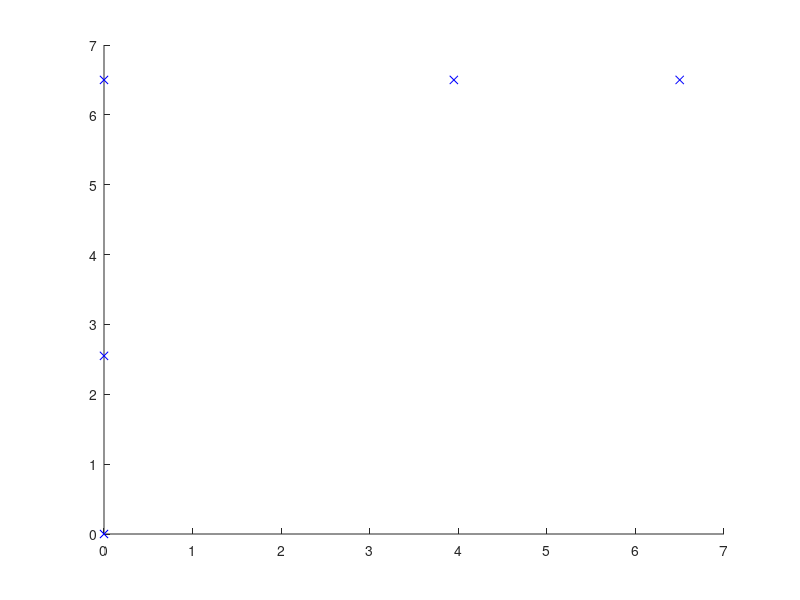

Here is the MATLAB script that generated this plot: (Note: this script raises an error after producing the figure.)
%% ME C231A Project: Urban Driving
% Main execution file
% Group

%% Dimensions (all sizes in meters)
lane_width = 3;

car_width = 1.85;
car_length = 4.9;

turn_radius = 5.56;

%% Path generation
% points for a right hand turn
travel = 5;
waypoints = [[0; 0], [0; travel - car_length/2], [0; travel + lane_width/2], [lane_width/2 + car_length/2; travel + lane_width/2], [lane_width/2 + travel; travel + lane_width/2]];

lane_lower = [[0 + lane_width/2; 0], [0 + lane_width/2; travel], [0 + lane_width/2; travel], [lane_width/2; travel], [lane_width/2 + travel; travel]];
lane_upper = [[0 - lane_width/2; 0], [0 - lane_width/2; travel], [0 - lane_width/2; travel + lane_width], [lane_width/2; travel + lane_width], [lane_width/2 + travel; travel + lane_width]];
% waypoints = [[0; 0], [0; 20 - car_length/2], [0; 20 + lane_width/2], [lane_width/2 + car_length/2; 20 + lane_width/2], [lane_width/2 + car_length/2 + 20; 20 + lane_width/2]];

% x_path = waypoints(1,:);
% y_path = waypoints(2,:);
% li_pts = 10; % number of straight line interpolation points
% x_path = [linspace(waypoints(1,1),waypoints(1,2),li_pts), linspace(waypoints(1,3), waypoints(1,4),li_pts)];
% y_path = [linspace(waypoints(2,1),waypoints(2,2),li_pts), linspace(waypoints(2,3), waypoints(2,4),li_pts)];

li_pts = 10; % number of straight line interpolation points
x_path = [linspace(waypoints(1,1),waypoints(1,2),li_pts), waypoints(1,3), linspace(waypoints(1,4), waypoints(1,5),li_pts)];
y_path = [linspace(waypoints(2,1),waypoints(2,2),li_pts), waypoints(2,3), linspace(waypoints(2,4), waypoints(2,5),li_pts)];
x_path = [x_path(1) x_path x_path(end)]; % repeat endpoints to work around midpoint spline interpolation, cuts ends short o.w.
y_path = [y_path(1) y_path y_path(end)];

hold on
% plot waypoints
plot(waypoints(1,:), waypoints(2,:), 'xb');

% midpoint spline interpolation
curve_values = spcrv([x_path; y_path]);
plot(curve_values(1,:),curve_values(2,:),'r','LineWidth',1.5);

% plot lanes
plot(lane_lower(1,:), lane_lower(2,:), 'k', 'LineWidth', 1.5);
plot(lane_upper(1,:), lane_upper(2,:), 'k', 'LineWidth', 1.5);

legend({'Waypoints' 'Fitted Spline Curve'},  'location','SE');
hold off

%% State Reference Generation

curve_x = curve_values(1,:);
curve_y = curve_values(2,:);

% Precompute heading angles along curve
curve_psi = [];
for i = 1:(length(curve_x)-1)
    dx = curve_x(i+1) - curve_x(i);
    dy = curve_y(i+1) - curve_y(i);
    curve_psi(i) = atan2(dy, dx);
end
curve_psi(end) = curve_psi(end-1); % assume the same heading for final step

% Precompute distances along curve
curve_dist = [0];
for i = 2:length(curve_x)
    dx = curve_x(i) - curve_x(i-1);
    dy = curve_y(i) - curve_y(i-1);
    curve_dist(i) = curve_dist(i-1) + sqrt(dx + dy);
end

% Problem parameters
% Assuming constant v for now
v = 4.5; % m/s (~10 mph)
dt = 0.2;
N = 6;

% To be run at each time step before solving MPC problem

% Need a routine here to project the current state to find nearest path point
% Algorithm sketch
% 1. Begin at start point with no error
% 2. Compute N reference steps and exectue time step: x1, ..., xN
% 3. Take current state x(t) and assume the closest path point is last x1
% 4. Examine path points before and after x1. Follow direction in which distance
% between x(t) and path point decreases until it starts increasing. This assumes
% the path has decent local convexity, which is probably fine but might fail for
% e.g. parallel parking

% Initial state (x,y,v,psi)
% Assuming for now we projected onto the path
% Reset this at each time step
x0 = [0;0;v;pi/2];
% Find what point index you're at in the curve
idx = 1;
cur_dist = curve_dist(idx);
z_ref = [x0];

temp_idx = idx;
for i=1:N
    dist = cur_dist + i*v*dt;
    % find closest point in curve_dist to dist
    % or just interpolate path to have constant d(dist) between points
    check_dist = curve_dist(temp_idx);
    while(check_dist < dist)
        temp_idx = temp_idx + 1;
        check_dist = curve_dist(temp_idx);
    end
    z_ref = [z_ref, [curve_x(temp_idx); curve_y(temp_idx); v; curve_psi(temp_idx)]];
end

%% Input Reference Generation

%% Leftover experimental code

% %% Manual parametric splines
% 
% time = 1:length(x_path);
% knots = 1:0.5:length(x_path);
% 
% % xspline = csapi(time,x_path);
% % yspline = csapi(time,y_path);
% xspline = spapi(3, time, x_path);
% yspline = spapi(3, time, y_path);
% fnplt(xspline);
% 
% % x_points = ppval(xspline, 1:0.1:length(x_path));
% % y_points = ppval(yspline, 1:0.1:length(y_path));
% 
% xmids = [];
% ymids = [];
% for i=1:length(x_path)-1
%     xmids(i) = (x_path(i) + x_path(i+1))/2;
%     ymids(i) = (y_path(i) + y_path(i+1))/2;
% end
% % plot(x_points, y_points);
% time2 = 1:length(xmids);
% xspline2 = spapi(3,time2,xmids);
% yspline2 = spapi(3,time2,ymids);
% fnplt(xspline2);
% hold on; fnplt(xspline, 'g'); hold off;
% 
% x_points = fnval(xspline2, 1:0.1:length(time2));
% y_points = fnval(yspline2, 1:0.1:length(time2));
% plot(x_points,y_points);
% 
% %%
% xpts = values(1,:);
% ypts = values(2,:);
% time = 1:length(xpts);
% 
% xspline = spapi(3,time,xpts);
% yspline = spapi(3,time,ypts);
% fnplt(xspline);
% hold on; plot(time,xpts, 'g'); hold off;
% %%
% x_points = fnval(xspline2, 1:0.1:length(time2));
% y_points = fnval(yspline2, 1:0.1:length(time2));
% plot(x_points,y_points);